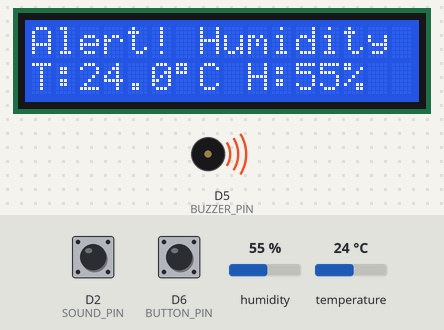
This sketch was run on a simulated Arduino MKR. Parts: 16×2 character LCD, buzzer (waves = sounding). The test bench sets the inputs (shaded band); at power-on: D6 (BUTTON_PIN) HIGH, humidity 55 %, temperature 24 °C, D2 (SOUND_PIN) HIGH. WiFi joins after 1.5 s; servers stay silent unless stated; no MQTT or app messages arrive unless stated; what the sketch prints to the serial monitor is not drawn.

Above: at 4.95 s.
5.3 s: D6 (BUTTON_PIN) pulled LOW for 0.15 s
At 6.3 s:
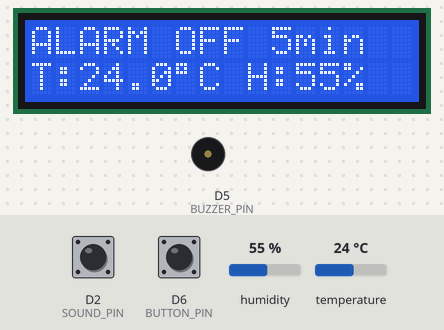
6.9 s: humidity set to 22 %
At 8.3 s:
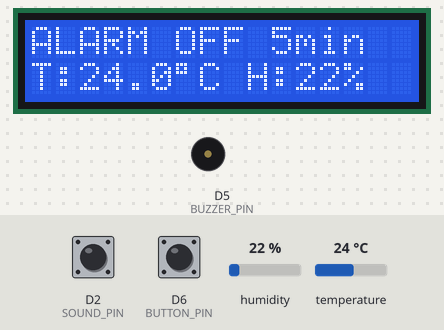
8.6 s: temperature set to 12 °C
At 10.6 s:
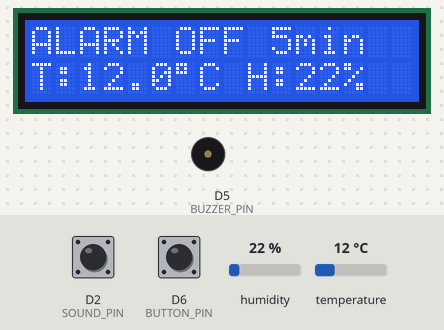
11.6 s: humidity set to 40 %
At 14.1 s:
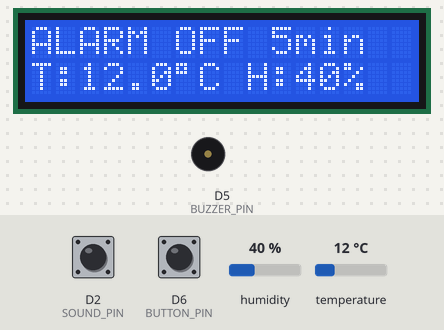
14.6 s: temperature set to 19 °C
At 16.4 s:
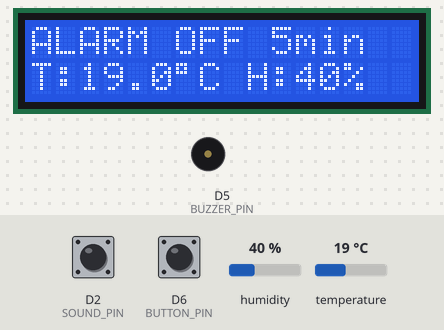
Timing chart, 0 to 17.9 s (numbered marks = the images above; inputs shaded):
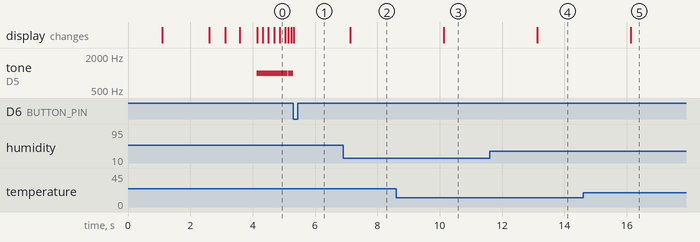

The sketch:

master_board.ino
```cpp
// Libraries
#include <Wire.h>
#include <LiquidCrystal_I2C.h>
#include <DHT.h>

#include <WiFiNINA.h>
#include <ArduinoMqttClient.h>

// WiFi credentials
char ssid[] = "s22plus";
char pass[] = "test123!";

// WiFi and MQTT clients
WiFiClient wifiClient;
MqttClient mqttClient(wifiClient);

// MQTT broker details
const char broker[] = "broker.hivemq.com";
int port = 1883;

// MQTT topics from Bed node
const char topicBedLight[]  = "home/bedroom/light";
const char topicBedMotion[] = "home/bedroom/motion";
const char topicBedStatus[] = "home/bedroom/status";

// MQTT topics from Desk node
const char topicDeskLight[]    = "desk/light";
const char topicDeskDistance[] = "desk/distance";
const char topicDeskStatus[]   = "desk/status";

// Stores last received MQTT message
String bedMessage = "";
bool bedMessageAvailable = false;

// Sensor pin definitions
#define DHTPIN   3
#define DHTTYPE  DHT11

const int SOUND_PIN  = 2;
const int BUZZER_PIN = 5;
const int BUTTON_PIN = 6;

// Normal threshold values
float NORMAL_TEMP = 25.0;
float NORMAL_HUM  = 50.0;

// LCD and DHT objects
LiquidCrystal_I2C lcd(0x27, 16, 2);
DHT dht(DHTPIN, DHTTYPE);

// Alarm state flags
bool alarmActive = false;
bool alarmSystemEnabled = true;

// Used to control alarm timing
unsigned long alarmStartTime  = 0;
unsigned long alarmResumeTime = 0;

// Variables for scrolling text
String alertMessage = "Alert! ";
unsigned long lastScrollTime = 0;
int scrollPosition = 0;

int scrollIndexBed = 0;
unsigned long lastScrollBed = 0;

// Timer to avoid reading DHT too often
unsigned long lastDHTUpdate = 0;


// Connect to WiFi network
void connectWiFi() {

  // Do nothing if already connected
  if (WiFi.status() == WL_CONNECTED) return;

  // LCD Message
  lcd.setCursor(0, 0);
  lcd.print("Connecting WiFi");
  Serial.println("Connecting to WiFi");

  //Wifi begin
  WiFi.begin(ssid, pass);

  // Keep trying until connected
  while (WiFi.status() != WL_CONNECTED) {
    delay(2000);
    Serial.print(".");
  }

  // LCD Clear and show Message
  lcd.clear();
  lcd.print("WiFi Connected");
  delay(500);
}


// Connect to MQTT broker and subscribe to topics
void connectMqtt() {

// LCD Clear and show Message
  lcd.clear();
  lcd.print("Connecting MQTT");
  delay(400);

  // Retry until MQTT connection is successful
  while (!mqttClient.connect(broker, port)) {
    delay(2000);
  }

  // LCD Clear and show Message
  lcd.clear();
  lcd.print("MQTT Connected");
  delay(500);

  // Subscribe to Bed node topics
  mqttClient.subscribe(topicBedLight);
  mqttClient.subscribe(topicBedMotion);
  mqttClient.subscribe(topicBedStatus);

  // Subscribe to Desk node topics
  mqttClient.subscribe(topicDeskLight);
  mqttClient.subscribe(topicDeskDistance);
  mqttClient.subscribe(topicDeskStatus);
}


// Handle incoming MQTT messages
void handleMqttMessages() {

  // Keep MQTT connection alive
  mqttClient.poll();

  // Exit if no new message
  if (!mqttClient.parseMessage()) return;

  String payload = "";

  // Read full message
  while (mqttClient.available()) {
    payload += (char)mqttClient.read();
  }

  payload.trim();
  bedMessage = payload;
  bedMessageAvailable = true;

  // Show MQTT messages only if alarm is not active
  // Messages from other boards
  if (!alarmActive && alarmSystemEnabled) {

    String scrollText = "Bed/Desk: " + bedMessage + "   ";
    unsigned long now = millis();

    if (now - lastScrollBed > 250) {
      lastScrollBed = now;

      scrollIndexBed++;
      if (scrollIndexBed > scrollText.length() - 16) {
        scrollIndexBed = 0;
      }

      lcd.setCursor(0, 0);
      lcd.print(scrollText.substring(scrollIndexBed, scrollIndexBed + 16));
    }
  }
}


// Check sound, temperature and humidity conditions
void checkAlarmConditions() {

  int soundDetected = digitalRead(SOUND_PIN);

  float temperature = dht.readTemperature();
  float humidity    = dht.readHumidity();

  // Validate sensor readings
  bool tempHigh = !isnan(temperature) && temperature > NORMAL_TEMP;
  bool humHigh  = !isnan(humidity) && humidity > NORMAL_HUM;
  bool noise    = (soundDetected == LOW);

  // Trigger alarm if any condition is abnormal
  if (!alarmActive && (noise || tempHigh || humHigh)) {

    //Alarm Trigger
    tone(BUZZER_PIN, 1000);
    alarmActive = true;
    alarmStartTime = millis();
    scrollPosition = 0;

    // Build alert message based on cause
    alertMessage = "Alert! ";
    if (noise)    alertMessage += "Noise ";
    if (tempHigh) alertMessage += "Temp ";
    if (humHigh)  alertMessage += "Humidity ";
    alertMessage += "   ";
  }

  // Scroll alert text while alarm is active
  if (alarmActive) {
    scrollAlertText();
  }

  // Stop alarm automatically after 1 second
  if (alarmActive && millis() - alarmStartTime > 1000) {
    stopAlarm();
  }
}


// Stop buzzer and reset alarm state
void stopAlarm() {

  // Alarm
  noTone(BUZZER_PIN);
  alarmActive = false;

  //LCD Message
  lcd.setCursor(0, 0);
  lcd.print("READY           ");
}


// Disable alarm temporarily using button
void disableAlarmForFiveMinutes() {

  // Alarm
  alarmSystemEnabled = false;
  alarmActive = false;
  noTone(BUZZER_PIN);

  // 1 minute used for demonstration
  alarmResumeTime = millis() + 60000UL;

  // LCD Message
  lcd.setCursor(0, 0);
  lcd.print("ALARM OFF 5min ");
}

// Scroll alert message on LCD
void scrollAlertText() {

  if (millis() - lastScrollTime > 180) {
    lastScrollTime = millis();

    lcd.setCursor(0, 0);
    lcd.print(alertMessage.substring(scrollPosition, scrollPosition + 16));

    scrollPosition++;
    if (scrollPosition > alertMessage.length() - 16) {
      scrollPosition = 0;
    }
  }
}

// Update temperature and humidity display
void updateTemperatureDisplay() {

  // Read DHT sensor every 1.5 seconds
  if (millis() - lastDHTUpdate < 1500) return;
  lastDHTUpdate = millis();

  float t = dht.readTemperature();
  float h = dht.readHumidity();

  lcd.setCursor(0, 1);

  // Handle sensor read error
  if (isnan(t) || isnan(h)) {
    lcd.print("Sensor Error   ");
    return;
  }
  // Continuous Temperature and Humidity measure in LCD
  lcd.print("T:");
  lcd.print(t, 1);
  lcd.print((char)223);
  lcd.print("C H:");
  lcd.print(h, 0);
  lcd.print("% ");
}


// Setup runs once at startup
void setup() {

  Serial.begin(9600);

  // LCD Message
  lcd.init();
  lcd.backlight();
  lcd.print("Starting...");
  delay(1000);
  lcd.clear();

  // Pin Mode setup
  pinMode(SOUND_PIN, INPUT);
  pinMode(BUZZER_PIN, OUTPUT);
  pinMode(BUTTON_PIN, INPUT_PULLUP);

  //DHT sensor begin
  dht.begin();

  // WIFI Connection function call
  connectWiFi();
  connectMqtt();
}


// Main loop runs continuously
void loop() {

  // Maintain WiFi and MQTT connections
  if (WiFi.status() != WL_CONNECTED) connectWiFi();
  if (!mqttClient.connected()) connectMqtt();

  // Read incoming MQTT messages
  handleMqttMessages();

  // Re-enable alarm after timeout
  if (!alarmSystemEnabled && millis() >= alarmResumeTime) {
    alarmSystemEnabled = true;
    lcd.setCursor(0, 0);
    lcd.print("ALARM ACTIVE   ");
  }

  // Check if user pressed button
  if (digitalRead(BUTTON_PIN) == LOW) {
    disableAlarmForFiveMinutes();
  }

  // Always update temperature and humidity
  updateTemperatureDisplay();

  // Skip alarm checks if disabled
  if (!alarmSystemEnabled) return;

  // Normal monitoring mode
  checkAlarmConditions();
}
```

Measured:
- after the input at 5.3 s, the display: changes at once (image 1)
- after the input at 6.9 s, the display: changes after 0.23 s (image 2)
- after the input at 8.6 s, the display: changes after 1.5 s (image 3)
- after the input at 11.6 s, the display: changes after 1.5 s (image 4)
- after the input at 14.6 s, the display: changes after 1.5 s (image 5)
